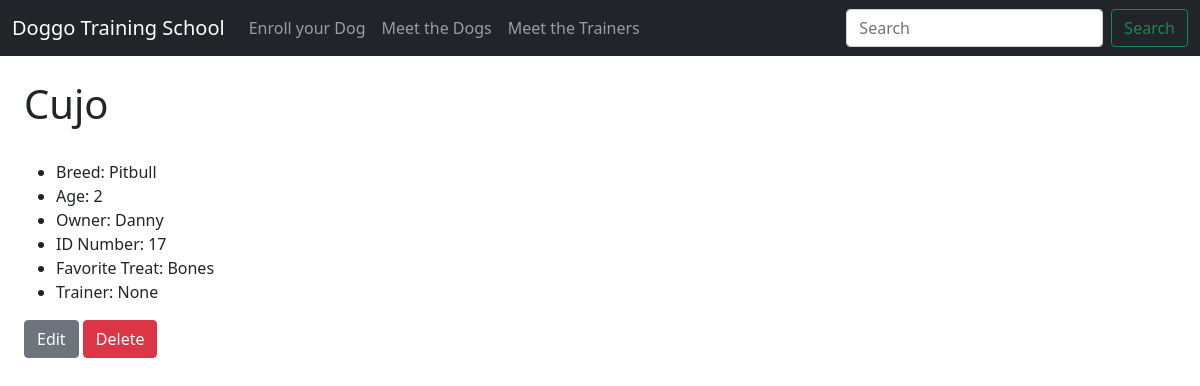
The page /dog_profile/17 on the database as committed earlier.
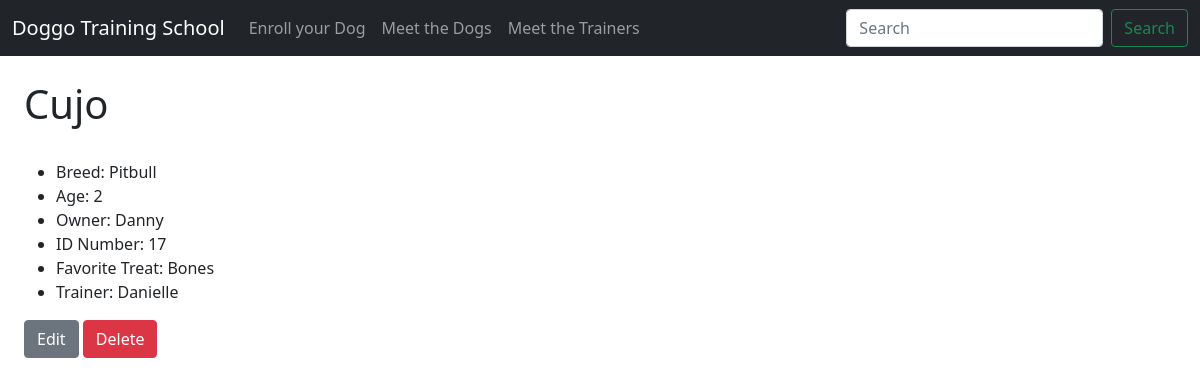
The same page on the database as committed later.
### tables this page shows
CREATE TABLE "dogs" (
	"id"	INTEGER NOT NULL UNIQUE,
	"name"	TEXT NOT NULL,
	"breed"	TEXT,
	"age"	INTEGER,
	"owner"	TEXT NOT NULL,
	"treats"	TEXT,
	"trainer"	TEXT,
	"pic"	TEXT,
	PRIMARY KEY("id" AUTOINCREMENT)
);

### app.py (the view)
@app.route('/dog_profile/<int:dog_id>')
def dog_profile(dog_id):
    dogs = read_dog_by_id(dog_id)
    return render_template('dog_profile.html',dogs=dogs)

### dog_data.py (called while the page is built)
def connect_db(path):
    conn = sqlite3.connect(path)
    conn.row_factory = sqlite3.Row
    return (conn, conn.cursor())

def read_dog_by_id(dog_id):
    conn, cur = connect_db(db_path)
    query = 'SELECT * FROM dogs WHERE id=?'
    result = cur.execute(query, (dog_id,)).fetchone()
    conn.close()
    return result

### templates/dog_profile.html (shortened to what this page needs)
{% extends 'base.html' %}
{% block content %}
<h1>{{ dogs.name }}</h1>
<ul>
  {% if dogs.breed %}
  <li>Breed: {{ dogs.breed }}</li>
  {% else %}
  <li>No breed info available</li>
  {% endif %}
  <li>Age: {{ dogs.age }}</li>
  <li>Owner: {{dogs.owner}}</li>
  <li>ID Number: {{dogs.id}}</li>
  <li>Favorite Treat: {{dogs.treats}} </li>
  <li>Trainer: {{dogs.trainer}} </li>
</ul>
<form action="{{ url_for('modify',dog_name=dogs.name, dog_id=dogs.id) }}" method="post">
  <input class="btn btn-secondary" type="submit" value="Edit" name="action">
  <input class="btn btn-danger" type="submit" value="Delete" name="action">
</form>
{% endblock %}

Rows that differ between the two databases and show on the page:
changed dogs "Cujo": trainer (not shown) → "Danielle"
Other text that changed with them:
{{ dogs.trainer }}: "None" → (not shown)
